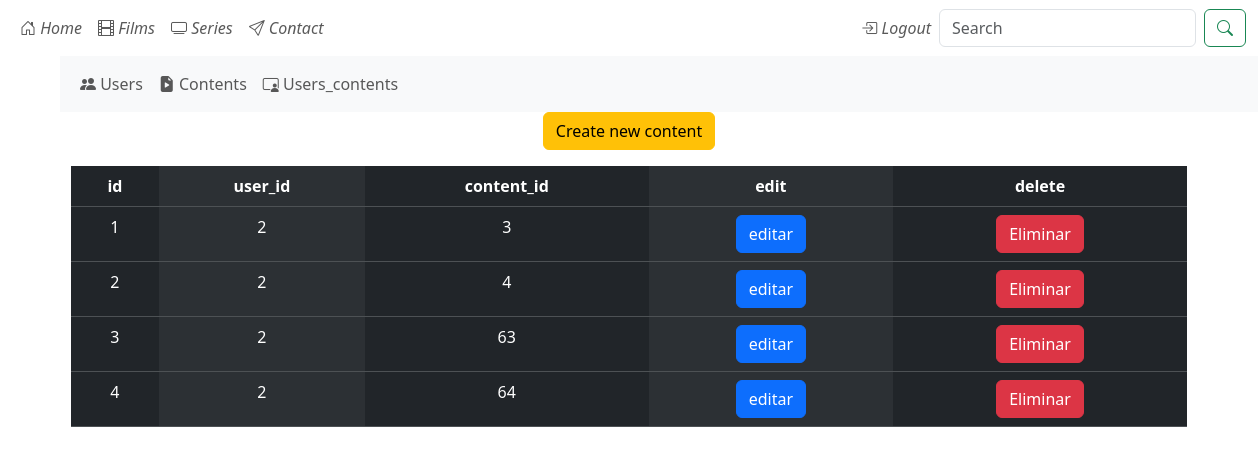
The app's page /admin/users_contents/showAll (signed in) with its own data.
### tables this page shows
CREATE TABLE users_contents (
            id INTEGER PRIMARY KEY AUTOINCREMENT,
            user_id INTEGER,
            content_id INTEGER
        );

### main.py (the view)
@app.route("/admin/users_contents/showAll")
def show_all_users_contents_admin():
    if 'name' not in session:
        if session["rol"] != "admin":
            return redirect("/login")
    users_contents=sqlite_users_contents.get_all_users_contents()
    return render_template("admin/users_contents/showAll.html",users_contents=users_contents)

### data/sqliteClient.py (called while the page is built, shortened)
    def connect(self):
        incializar_bd=False
        if not os.path.exists(self.SQLITE_DB):
            incializar_bd=True
        try:
            self.connection=sqlite3.connect(self.SQLITE_DB, check_same_thread=False)
            self.cursor=self.connection.cursor()
            self.cursor("PRAGMA foreign_keys=ON")
            self.connection.commit()
        except Exception as e:
            print("Exception: ", e)

    def close(self):
        if self.connection!=None:
            self.connection.close()

### data/sqliteUsersContents.py (called while the page is built)
    def get_all_users_contents(self):
        self.sqliteClient.cursor.execute("SELECT * FROM users_contents")
        return self.sqliteClient.cursor.fetchall()

### main.py (called while the page is built)
@app.before_request
def before_request_func():
    database.connect()

@app.after_request
def after_request_func(response):
    database.close()
    return response

### templates/admin/users_contents/showAll.html (shortened to what this page needs)
{% extends "base.html" %}
{% block content %}
{% set delete_to_user_content=-1 %}
<div class="container text-center">
    <a href="/admin/contents/form_create" class="btn btn-warning">Create new content</a>
    <div class="row">
        <div class="col md-6 mx-auto mt-3">
            <table class="table table-dark table-striped-columns">
                <thead>
                    <tr>
                        <th>id</th>
                        <th>user_id</th>
                        <th>content_id</th>
                        <th>edit</th>
                        <th>delete</th>
                    </tr>
                </thead>
                    <tbody>
                        {%for user_content in users_contents %}
                        <tr>
                            <td>{{user_content[0]}}</td>
                            <td>{{user_content[1]}}</td>
                            <td>{{user_content[2]}}</td>
                            <td>
                                <form action="/admin/users_contents/form_update" method="post">
                                <button type="submit" class="btn btn-primary">editar</button>
                                </form>
                            </td>
                            <td>
                                {% set delete_to_user_content=user_content[0] %}
                                <button type="button" class="btn btn-danger" data-bs-toggle="modal" data-bs-target="#exampleModal{{delete_to_user_content}}">
                                    Eliminar
                                </button>
                            </td>
                        </tr>
                        {% endfor %}
                    </tbody>
            </table>
        </div>
    </div>
</div>
{% endblock %}

### records on screen
users_contents: id "1", user "2", content "3"
users_contents: id "2", user "2", content "4"
users_contents: id "3", user "2", content "63"
users_contents: id "4", user "2", content "64"
